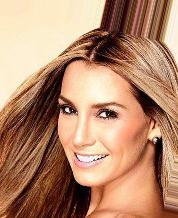
#> input picture A2/0.jpg, 178 x 218 px; its folder holds only this picture in this run
$ python -i A2_smile_detection_model.py   (imports and definitions only)
#> lines starting #> are read from the running program, lines starting #| are printed output that depends on the picture
# -*- coding: utf-8 -*-
"""
Created on Sat Jan 11 19:08:48 2020
Copy of the notebook with the same name with .ipynb extension

@author: sgrant
"""
import cv2
import os
import numpy as np
import dlib
import csv
import random

#create basedir, image_paths, create labels file
basedir = '../Datasets/celeba'
images_dir = os.path.join(basedir,'img')
labels_filename = 'labels.csv'
correct_labels = dict()

#read the labels file and write the data into the new labels list called 'correct_labels'
# [5 lines not run here, left out]
    #print(correct_labels)

# [1 line that did not run here, left out]
image_filelist = []
# [3 lines not run here, left out]

face_detectors = [ cv2.CascadeClassifier("haarcascade_frontalface_default.xml"),
                  cv2.CascadeClassifier("haarcascade_frontalface_alt2.xml"),
                  cv2.CascadeClassifier("haarcascade_frontalface_alt.xml"),
                  cv2.CascadeClassifier("haarcascade_frontalface_alt_tree.xml"),
                  cv2.CascadeClassifier("haarcascade_profileface.xml") ]

def detect_face(image_file):

#> called with image_file = '0.jpg'
    frame = cv2.imread(image_file) #Open image
#> frame is the input picture: shape (218, 178, 3); mean B, G, R 109.7, 137.1, 181
    gray = cv2.cvtColor(frame, cv2.COLOR_BGR2GRAY) #Convert image to grayscale
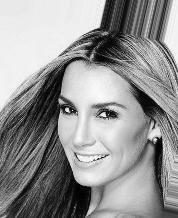
#> gray: shape (218, 178); min 0, max 254, mean 147.1
    clahe = cv2.createCLAHE(clipLimit=2.0, tileGridSize=(8,8)) #Normalise histogram

    #Detect face by going through different classifiers.
    detected_face = []

    for face_detector in face_detectors:

        face = face_detector.detectMultiScale(gray, scaleFactor=1.1, minNeighbors=10, minSize=(5, 5), flags=cv2.CASCADE_SCALE_IMAGE)

        if ( len(face) == 1 ):

            detected_face = face
            break
#> this loop made 1 pass
#> detected_face on pass 1: [[40, 74, 100, 100]]

    face_image = []

    if len(detected_face) >0:

        # Extract face
        for (x, y, w, h) in detected_face: #get coordinates and size of rectangle containing face
            #print(f"face found in file: {image_file}")

            gray = gray[y:y+h, x:x+w] #Cut the frame to size
            clahe_image = clahe.apply(gray)
            try:
                face_image = cv2.resize(clahe_image, (178, 218)) #Resize face so all images have same size
            except:
                pass #If error, pass file
#> this loop made 1 pass
#> pass 1, in detect_face, `gray = gray[y:y+h, x:x+w]`:
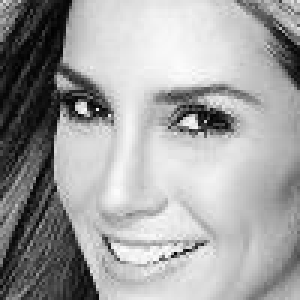
#> gray: shape (100, 100) (shown 3 times larger); min 2, max 254, mean 161.2
#> pass 1, in detect_face, `clahe_image = clahe.apply(gray)`:
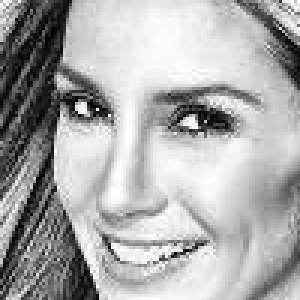
#> clahe_image: shape (100, 100) (shown 3 times larger); min 3, max 255, mean 170.8
#> pass 1, in detect_face, `face_image = cv2.resize(clahe_image, (178, 218))`:
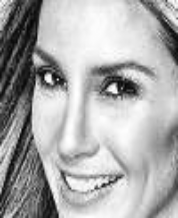
#> face_image: shape (218, 178); min 5, max 255, mean 170.7

    return face_image

def get_files(image_files): #Define function to get file list, randomly shuffle it and split 80/20
    random.shuffle(image_files)
    training = image_files[:int(len(image_files)*0.8)] #get first 80% of file list
    prediction = image_files[-int(len(image_files)*0.2):] #get last 20% of file list
    return training, prediction

#fishface = cv2.face.FisherFaceRecognizer_create() #Initialize Fisher face classifier
fishface = cv2.face.LBPHFaceRecognizer_create() # Initialise alternative face classifier

training, prediction = get_files(image_filelist)

training_data = []
training_labels = []
prediction_data = []
prediction_labels = []

# [18 lines not run here, left out]

correct = 0

# [16 lines not run here, left out]

# [1 line that did not run here, left out]
# [1 line not run here, left out]

>>> result = detect_face('0.jpg')

$ run again, on A2/1.jpg
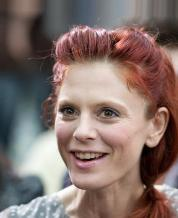
#> input picture A2/1.jpg, 178 x 218 px
#> in detect_face, frame is the input picture: shape (218, 178, 3); mean B, G, R 107.5, 112.9, 131.6
#> in detect_face, `gray = cv2.cvtColor(frame, cv2.COLOR_BGR2GRAY)`:
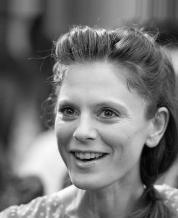
#> gray: shape (218, 178); min 0, max 255, mean 117.9
#> the loop in detect_face, `for face_detector in face_detectors: ` made 1 pass
#> detected_face on pass 1: [[35, 69, 111, 111]]
#> the loop in detect_face, `for (x, y, w, h) in detected_face: #get coordinates and size of rectan..` made 1 pass
#> pass 1, in detect_face, `face_image = cv2.resize(clahe_image, (178, 218))`:
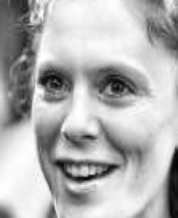
#> face_image: shape (218, 178); min 3, max 255, mean 179.6

$ run again, on A2/17.jpg
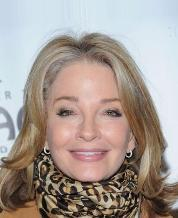
#> input picture A2/17.jpg, 178 x 218 px
#> in detect_face, frame is the input picture: shape (218, 178, 3); mean B, G, R 148.7, 155.3, 167.1
#> in detect_face, `gray = cv2.cvtColor(frame, cv2.COLOR_BGR2GRAY)`:
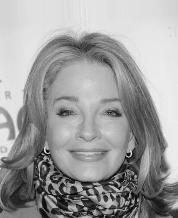
#> gray: shape (218, 178); min 1, max 244, mean 158.1
#> the loop in detect_face, `for face_detector in face_detectors: ` made 1 pass
#> detected_face on pass 1: [[35, 70, 109, 109]]
#> the loop in detect_face, `for (x, y, w, h) in detected_face: #get coordinates and size of rectan..` made 1 pass
#> pass 1, in detect_face, `face_image = cv2.resize(clahe_image, (178, 218))`:
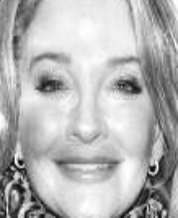
#> face_image: shape (218, 178); min 9, max 255, mean 180.9
